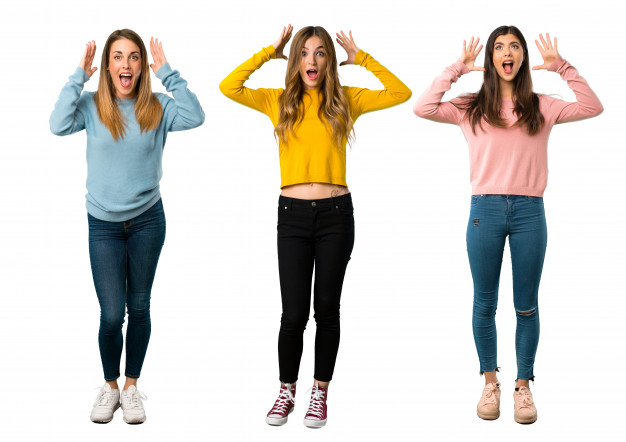
#> input picture group_of_girls.jpg, 626 x 442 px
$ jupyter execute 'Public Space Control.ipynb'
#> lines starting #> are read from the running program, lines starting #| are printed output that depends on the picture; after the words box and inside, x2 and y2 are one past the last pixel; in counts of white or black regions, pixels touching at a corner belong together
# Public space control

## HOG Approximation

In our first approximation to solving the problem we will use an SVM detector to analyze frames and detect the amount of people.

[cell 1]
import cv2
import numpy as np
import matplotlib.pyplot as plt

[cell 2]
PersonDetector = cv2.HOGDescriptor()
PersonDetector.setSVMDetector(cv2.HOGDescriptor_getDefaultPeopleDetector())

[cell 3]
frame = cv2.imread('group_of_girls.jpg')
#> frame is the input picture: shape (442, 626, 3); mean B, G, R 203.9, 209.9, 213.9
frames = [frame[0:480,0:240],frame[0:480,400:600]]
f, (ax1,ax2) = plt.subplots(1, 2, figsize=(8,4))
ax1.imshow(cv2.cvtColor(frames[0], cv2.COLOR_BGR2RGB))
ax1.set_title('Image One', fontsize=18)
ax2.imshow(cv2.cvtColor(frames[1], cv2.COLOR_BGR2RGB))
ax2.set_title('Image Two', fontsize=18)
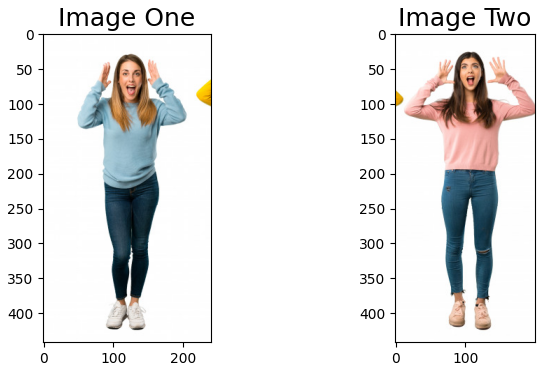
#> figure drawn by matplotlib, 2 panels

[cell 4]
for i in range(len(frames)):
    gray = cv2.cvtColor(frame, cv2.COLOR_RGB2GRAY)
    boxes, weights = PersonDetector.detectMultiScale(frames[i], winStride=(8,8) )
    boxes = np.array([[x, y, x + w, y + h] for (x, y, w, h) in boxes])
    img = frames[i].copy()
    for (xA, yA, xB, yB) in boxes:
        # display the detected boxes in the colour picture
        cv2.rectangle(img, (xA, yA), (xB, yB),(0, 255, 0), 2)

    f, (ax1) = plt.subplots(1, 1, figsize=(8,4))
    ax1.imshow(cv2.cvtColor(img, cv2.COLOR_BGR2RGB))
    ax1.set_title('Analyzed Frame ' + str(i+1), fontsize=18)
#> this loop made 2 passes
#> (boxes, weights) on passes 1 to 2: ([[70, 212, 137, 345], [15, 24, 218, 429]], [0.513, 0.57]), ([[24, 53, 184, 373]], [0.293])
#> pass 1, `gray = cv2.cvtColor(frame, cv2.COLOR_RGB2GRAY)`:
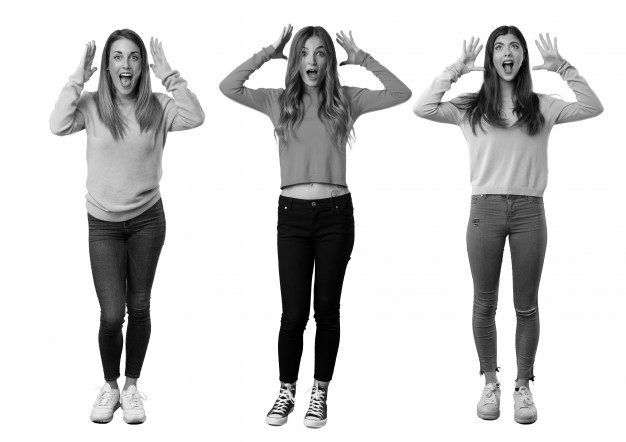
#> gray: shape (442, 626); min 0, max 255, mean 208.6
#> pass 1, `img = frames[i].copy()`:
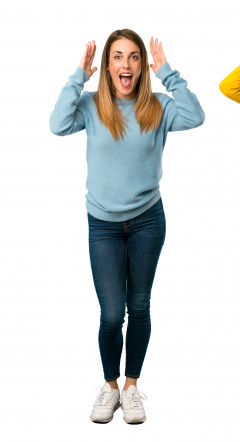
#> img: shape (442, 240, 3); mean of channels 0, 1, 2 218.1, 218.5, 215.8; drawn as B, G, R
#> pass 2, `img = frames[i].copy()`:
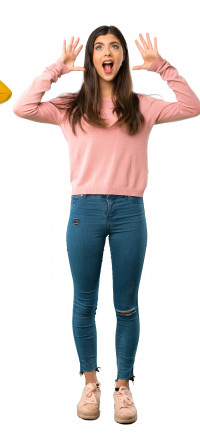
#> img: shape (442, 200, 3); mean of channels 0, 1, 2 209.3, 210.2, 216.3; drawn as B, G, R
#> after the loop:
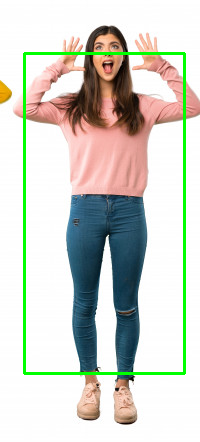
#> img: shape (442, 200, 3); 3.25% of pixels changed, all inside (x1, y1, x2, y2) = (23, 52, 186, 375); drawn as B, G, R
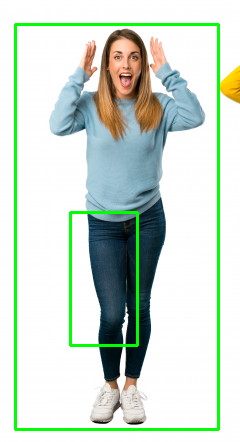
#> shown: shape (442, 240, 3); mean R, G, B 205.5, 219.7, 207.6
